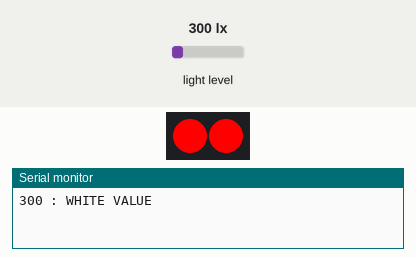
This sketch was run on a simulated Arduino Uno, built with avr-gcc and run on an emulated ATmega328P. Parts: 2 RGB LEDs in strip order, left to right, the last lines printed to the serial monitor. The inputs (shaded band) are chosen by the test bench; at power-on: light level 300 lx.

Above: at 1.1 s.
At 3.1 s:
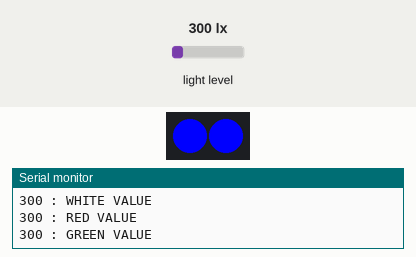
7.1 s: light level set to 40 lx
At 8.8 s:
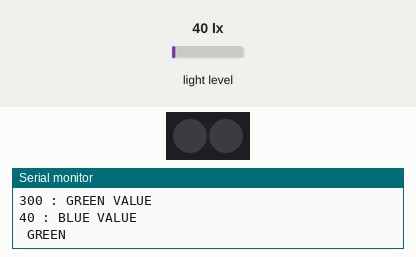
Timing chart, 0 to 16.5 s (numbered marks = the images above; inputs shaded):
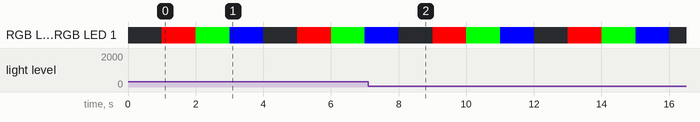

The sketch:

color_sensor.ino
```cpp
#include <Arduino.h>
#include <Wire.h>
#include <SoftwareSerial.h>

#include <MeMCore.h>
#define RGBWait 200
#define LDRWait 10


double red;
double green;
double blue;
double white;
MeRGBLed rgbled_7(7, 7==7?2:4);
MeLightSensor lightsensor_6(6);

//floats to hold colour arrays
float colourArray[] = {0,0,0};

float greyDiff[] = {0,0,0};


void setup(){

  Serial.begin(9600);
}

void loop(){
  colourAction(red, green, blue, white);
}


void colourAction(int red, int green, int blue, int white) {
  // scan
  rgbled_7.setColor(0,0,0,0);
  rgbled_7.show();
  delay(1000);
  white = lightsensor_6.read();
  Serial.print(white);
  Serial.println(" : WHITE VALUE");

  // scan red
  rgbled_7.setColor(0,255,0,0);
  rgbled_7.show();
  delay(1000);
  red = lightsensor_6.read();
  Serial.print(red);
  Serial.println(" : RED VALUE");

  // scan green
  rgbled_7.setColor(0,0,255,0);
  rgbled_7.show();
  delay(1000);
  green = lightsensor_6.read();
  Serial.print(green);
  Serial.println(" : GREEN VALUE");

  // scan blue
  rgbled_7.setColor(0,0,0,255);
  rgbled_7.show();
  delay(1000);
  blue = lightsensor_6.read();
  Serial.print(blue);
  Serial.println(" : BLUE VALUE");

//  Serial.print("THIS IS");
  if (red > 500 && green > 500 && blue > 500) {
    Serial.println(" WHITE");
//      uTurn();
  } else if (red < 200 && green < 200 && blue < 200) {
    Serial.println(" BLACK");
//      stopWheels();
  } else if (blue > red - 50 && blue > green) {
      Serial.println(" BLUE");
//      RRTurn();
  } else if (green > red - 50 && green > blue) {
    Serial.println(" GREEN");
//      rightTurn();
  } else if (white < 180) { // one side blocked
    if (red + 20 < 560) {
      Serial.println(" RED");
//      leftTurn();
    } else {
    Serial.println(" ORANGE");
//      LLTurn();
    }
  } else { // both sides clear (white > 180)
    if (red < 565) {
      Serial.println(" RED");
//      leftTurn();
    } else {
      Serial.println(" ORANGE");
//      LLTurn();
    }
  }
}
```
